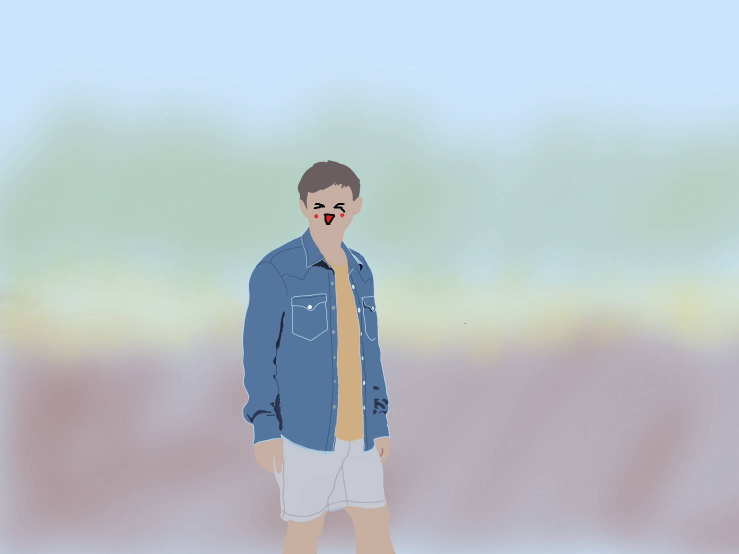
#> input picture 1117.jpg, 1478 x 1108 px (shown at 1/2 size)
$ python contour1.py
#> lines starting #> are read from the running program, lines starting #| are printed output that depends on the picture; after the words box and inside, x2 and y2 are one past the last pixel; in counts of white or black regions, pixels touching at a corner belong together
import cv2
import numpy as np
from matplotlib import pyplot as plt

img = cv2.imread('./1117.jpg')
#> img is the input picture: shape (1108, 1478, 3); mean B, G, R 202.5, 196.3, 184.6
img = cv2.resize(img,(600,400))
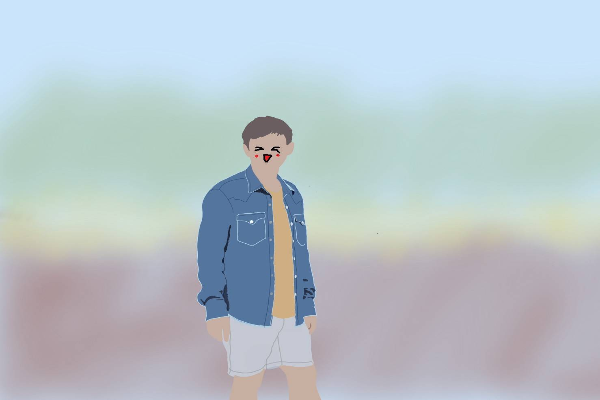
#> img: shape (400, 600, 3); mean B, G, R 202.5, 196.2, 184.6
img1 = cv2.GaussianBlur(img,(5,5),0)
gray = cv2.cvtColor(img1,cv2.COLOR_BGR2GRAY)
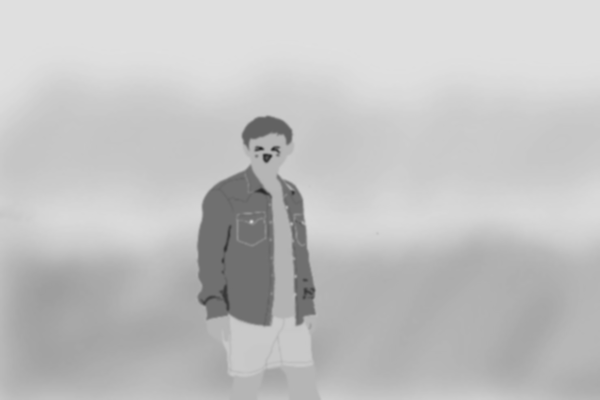
#> gray: shape (400, 600); min 37, max 224, mean 193.5

cv2.namedWindow('image')
cv2.imshow('image',img)
edges = cv2.Canny(gray, 159, 255)
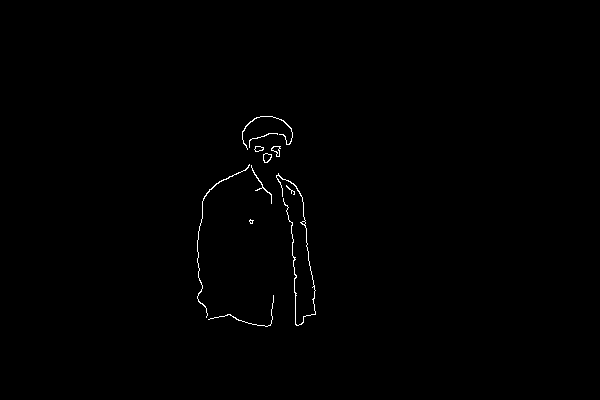
#> edges: shape (400, 600); 0.44% white in thin lines or dots, all inside (x1, y1, x2, y2) = (197, 116, 316, 327)
c, h = cv2.findContours(edges,cv2.RETR_TREE,cv2.CHAIN_APPROX_SIMPLE)
#> c = 16 contours, 6 with area under 20; largest, box (x1, y1, x2, y2) and area: (263, 153, 272, 163) 56, (276, 173, 316, 326) 56, (271, 146, 281, 157) 50, (263, 153, 272, 163) 50, (271, 146, 280, 157) 42; h = 16 rows, first 6: [1, -1, -1, -1], [3, 0, 2, -1], [-1, -1, -1, 1], [4, 1, -1, -1], [6, 3, 5, -1], [-1, -1, -1, 4]
print(len(c))
#| 16
print(c[8].shape)
#| (13, 1, 2)
print(h)
#> (printed output is left out)
draw = cv2.drawContours(img,c,8,(0,255,0),1)
# dst = cv2.bitwise_and(img,img,mask=edges)
plt.subplot(121), plt.imshow(cv2.cvtColor(edges, cv2.COLOR_BGR2RGB)), plt.title('Canny')
plt.subplot(122), plt.imshow(cv2.cvtColor(draw, cv2.COLOR_BGR2RGB)), plt.title('contours')
plt.show()
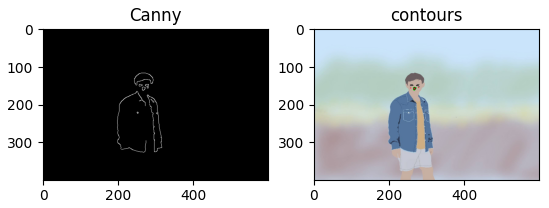
#> figure drawn by matplotlib, 2 panels
